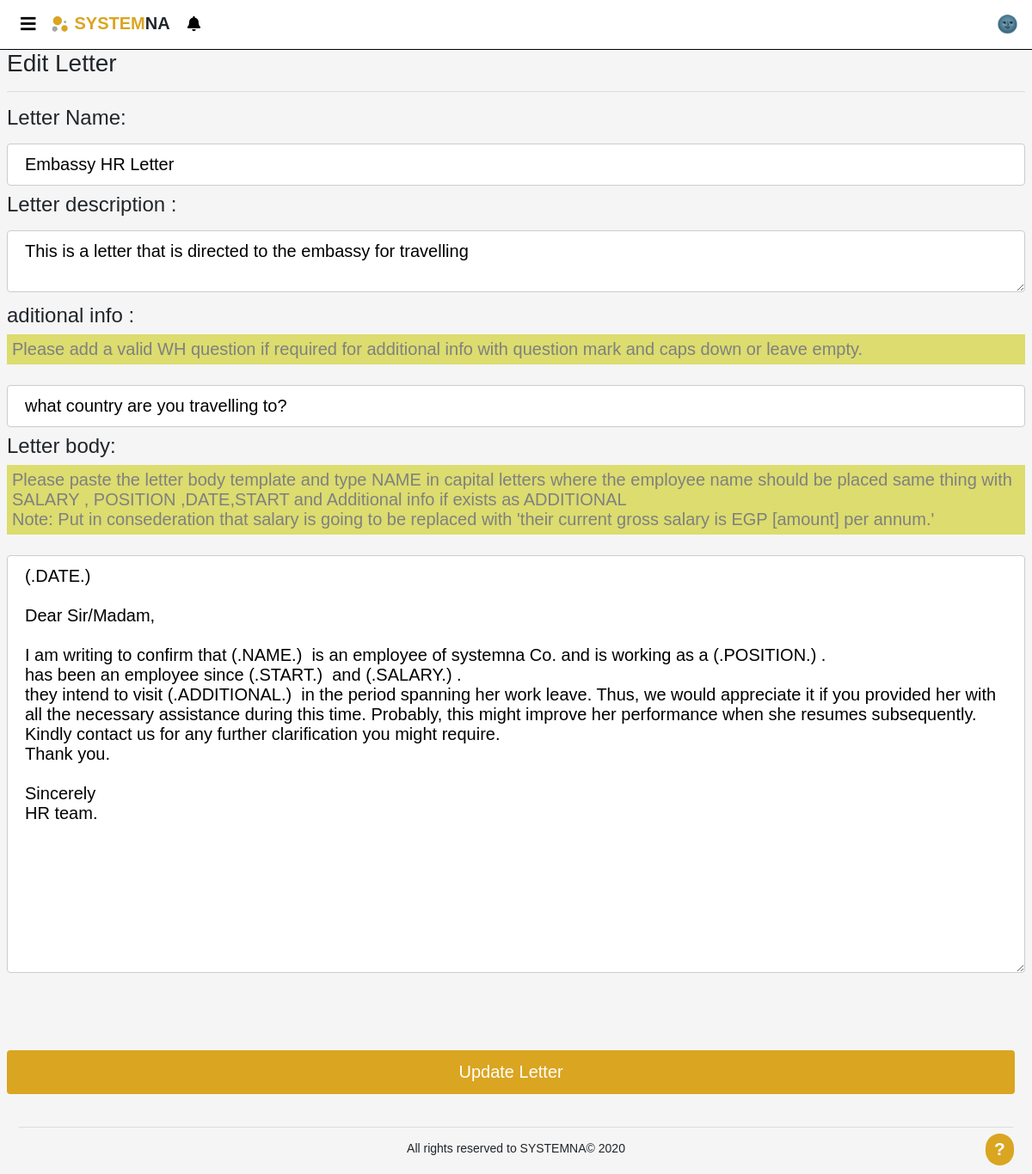
/pages/AddNewLetter.php?id=2 (signed in), run on the app's committed database.
### tables this page shows
CREATE TABLE `requests_types` (
  `Type_id` int(50) NOT NULL,
  `Name` text NOT NULL,
  `description` text NOT NULL,
  `body` text NOT NULL,
  `additional_info` text NOT NULL
);

### DB/Database.php (called while the page is built, shortened)
<?php
class Database
{
    private $host = 'localhost';
    private $user = 'root';
    private $pass = '';
    private $dbName = 'hr_system';
    private $dbh;
    private $stmt;
    public function __construct()
    {
        $dsn = "mysql:host=".$this->host.";dbname=".$this->dbName;
        $options = array(
            PDO::ATTR_PERSISTENT => true,
            PDO::ATTR_ERRMODE => PDO::ERRMODE_EXCEPTION
        );
        try
        {
            $this->dbh = new PDO($dsn,$this->user,$this->pass,$options);
        }catch(PDOException $e)
        {
            echo "<br><div style='text-align: center;'>ERROR! Please try again later</div>";
            $_SESSION['error'] = 'error in DB';
            error_log("error in DB page");
            exit;
        }
    }
    public function query($sql)
    {
        $this->stmt = $this->dbh->prepare($sql);
    }
    public function execute()
    {
        return $this->stmt->execute();
    }
    public function getdata()
    {
        $this->execute();
        return $this->stmt->fetchAll(PDO::FETCH_OBJ);
    }
}
?>

### pages/AddNewLetter.php (the view, shortened to what this page needs)
<?php
include "../template/header.php";
if(isset($_GET['id']) && $_GET['id'] != 1){
    $sql="SELECT * FROM requests_types WHERE type_id =" . $_GET['id'];
    $DB->query($sql);
    $DB->execute();
    $x = $DB->getdata();
    $addition=$x[0]->additional_info;
?>
<h3> Edit Letter </h3>
<hr>
<h4>Letter Name: </h4>
<input type="text" id="Name" name="Name" placeholder="new letter name.." value="<?php echo $x[0]->Name;?>" >
<h4>Letter description : </h4>
<textarea id="description" name="desc." placeholder="description of the new letter.."  ><?php echo $x[0]->description; ?></textarea>
<h4>aditional info : </h4>
<p style="background-color:#dcdc6f; padding: 6px; color:grey;">Please add a valid WH question if required for additional info with question mark and caps down or leave empty. </p>
<input type="text" style="width:100%" id="add_info" name="add_info" placeholder="add_info (optional)" value="<?php echo $addition; ?>" >
<br>
<h4>Letter body: </h4>
<p style="background-color:#dcdc6f; padding: 6px; color:grey;">Please paste the letter body template and type NAME in capital letters where the employee name should be placed same thing with SALARY , POSITION ,DATE,START and Additional info if exists as ADDITIONAL <br> Note: Put in consederation that salary is going to be replaced with 'their current gross salary is EGP [amount] per annum.'  </p>
<textarea  rows="20"  id="letterBodyArea" name="body"  style="width:100%;" placeholder="body of the new letter.." ><?php echo filter_var($x[0]->body, FILTER_SANITIZE_STRING); ?></textarea>
<br><br><br><br>
<input type="button" name="updateLetter" id = "UpdateLetterbtn" value="Update Letter">
<?php
}
include "../template/footer.php";
?>

### css/style.css (style rules this page uses)
* { margin: 0px; font-family: sans-serif; }
#question, #requested_by, #answer, #Name, #description, #add_info, #letterBodyArea, .fields { width: 100%; padding: 12px 20px; margin: 8px 0; border: 1px solid #ccc; border-radius: 4px; box-sizing: border-box; }
#faqaddques, #AddLetterbtn, #UpdateLetterbtn { width: 99%; background-color: #daa520; color: white; padding: 14px 2px; margin: 8px 0; border: none; border-radius: 4px; cursor: pointer; align-content: center; }

### css/popup.css (style rules this page uses)
.popup-notification .popup-close:hover , { color:gold; }

### template/help.php (style rules this page uses)
* { line-height: normal !important; }

### data on the page
requests_types: Name "Embassy HR Letter", description "This is a letter that is directed to the embassy for travelling", add_info "what country are you travelling to?", body "(.DATE.) Dear Sir/Madam, I am writing to confirm that (.NAME.) is an employee of systemna Co. and is working as a (.POSITION.) . has been an employee since (.START.) and (.SALARY.) . they intend to visit (.ADDITIONAL.) in the period spanning her work leave. Thus, we would appreciate it if you provided her with all the necessary assistance during this time. Probably, this might improve her performance when she resumes subsequently. Kindly contact us for any further clarification you might require. Thank you. Sincerely HR team."
